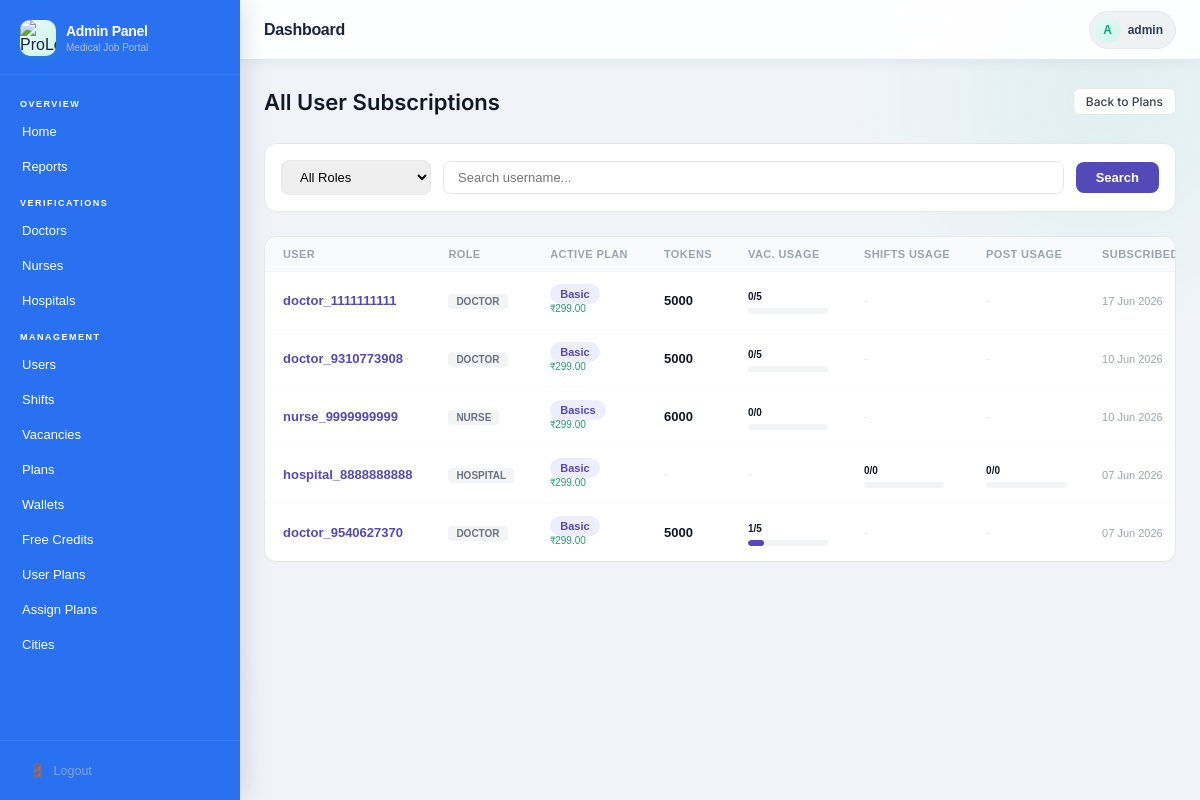
Screenshot of /plans/user-plans/ (signed in) with the database file from the repository.
### users/models.py (models this page shows, shortened)
class CustomUser(AbstractUser):
    ROLE_CHOICES = (
        ('doctor', 'Doctor'),
        ('nurse', 'Nurse'),
        ('hospital', 'Hospital'),
        ('admin', 'Admin'),
    )
    role   = models.CharField(max_length=20, choices=ROLE_CHOICES)
    mobile = models.CharField(max_length=10, unique=True, null=True, blank=True)  # ✅ Unique mobile

### plans/models.py (models this page shows, shortened)
class UserPlan(models.Model):
    user      = models.ForeignKey(User, on_delete=models.CASCADE, related_name='plans')
    plan      = models.ForeignKey(Plan, on_delete=models.SET_NULL, null=True)
    is_active = models.BooleanField(default=True)
    bought_at = models.DateTimeField(auto_now_add=True)
    start_date = models.DateTimeField(null=True, blank=True)
    end_date   = models.DateTimeField(null=True, blank=True)   # None = Lifetime
    vacancy_limit_used = models.PositiveIntegerField(default=0)
    shift_post_used   = models.PositiveIntegerField(default=0)
    vacancy_post_used = models.PositiveIntegerField(default=0)
    class Meta:
        ordering = ['-bought_at']

class Plan(models.Model):
    ROLE_CHOICES = [
        ('doctor',   'Doctor'),
        ('nurse',    'Nurse'),
        ('hospital', 'Hospital'),
    ]
    DURATION_CHOICES = [
        (1,  '1 Month'),
        (2,  '2 Months'),
        (3,  '3 Months'),
        (6,  '6 Months'),
        (12, '12 Months (1 Year)'),
    ]
    TOKEN_MODE_CHOICES = [
        ('disabled',  'No Tokens'),        # tokens feature hi nahi
        ('fixed',     'Fixed Amount'),     # X tokens milenge
        ('unlimited', 'Unlimited'),        # ∞ tokens
    ]
    name        = models.CharField(max_length=100)
    role        = models.CharField(max_length=20, choices=ROLE_CHOICES)
    price       = models.DecimalField(max_digits=10, decimal_places=2)
    description = models.TextField(blank=True)
    is_active   = models.BooleanField(default=True)
    created_at  = models.DateTimeField(auto_now_add=True)
    shift_view_enabled = models.BooleanField(
    default=False,
    help_text="Kya is plan mein Available Shifts dekhne ki permission hai?"
)
    urgent_shift_enabled = models.BooleanField(
    default=False,
    help_text="Dashboard pe urgent shifts dikhenge (shift_view_enabled bhi hona chahiye)"
)
    is_lifetime     = models.BooleanField(
        default=False,
        help_text="Check karo agar plan kabhi expire na ho (Lifetime)"
    )
    duration_months = models.PositiveIntegerField(
    choices=DURATION_CHOICES,
    default=1,
    null=True,      # ← add karo
    blank=True,     # ← add karo
    help_text="Plan kitne mahine ka hai (is_lifetime=False hone par kaam aata hai)"
)
    urgent_shift_post_enabled = models.BooleanField(
    default=False,
    help_text="Kya is plan mein urgent shift post karne ki permission hai?"
)
    token_mode = models.CharField(
        max_length=10,
        choices=TOKEN_MODE_CHOICES,
        default='disabled',
        help_text="disabled=tokens nahi, fixed=X tokens, unlimited=∞ tokens"
    )
    tokens = models.PositiveIntegerField(
        default=0,
        help_text="Sirf token_mode='fixed' hone par use hota hai"
    )
    vacancy_apply_enabled   = models.BooleanField(
        default=False,
        help_text="Kya is plan mein vacancy apply feature ON hai?"
    )
    unlimited_vacancy_apply = models.BooleanField(
        default=False,
        help_text="Unlimited vacancy apply? (vacancy_apply_enabled=True hona chahiye)"
    )
    vacancy_limit           = models.PositiveIntegerField(
        default=0,
        help_text="Kitni vacancies pe apply kar sakta hai (unlimited_vacancy_apply=False hone par)"
    )
    shift_post_enabled   = models.BooleanField(
        default=False,
        help_text="Kya is plan mein shift posting feature ON hai?"
    )
    unlimited_shift_post = models.BooleanField(default=False)
    shift_post_limit     = models.PositiveIntegerField(default=0)
    vacancy_post_enabled   = models.BooleanField(
        default=False,
        help_text="Kya is plan mein vacancy posting feature ON hai?"
    )
    unlimited_vacancy_post = models.BooleanField(default=False)
    vacancy_post_limit     = models.PositiveIntegerField(default=0)
    class Meta:
        ordering = ['role', 'price']

### plans/views.py (the view)
# urls.py: path('user-plans/',                 views.user_plan_list,   name='admin_user_plan_list'),
@login_required
@user_passes_test(is_admin)
def user_plan_list(request):
    role   = request.GET.get('role', '')
    search = request.GET.get('search', '').strip()
    user_plans = UserPlan.objects.select_related('user', 'plan').filter(is_active=True).order_by('-bought_at')
    if role:
        user_plans = user_plans.filter(user__role=role)
    if search:
        user_plans = user_plans.filter(user__username__icontains=search)
    return render(request, 'admin_panel/plans/user_plan_list.html', {
        'user_plans': user_plans, 'role': role, 'search': search,
    })

### plans/context_processors.py (called while the page is built, shortened)
def plan_permissions(request):
    active_plan = get_active_plan(request.user)
    can_view_shifts   = False
    can_view_urgent   = False
    can_apply_vacancy = False
    can_post_shift    = False
    can_post_shift_h   = False
    can_post_vacancy_h = False
    return {
         'ctx_can_view_shifts':    can_view_shifts,
    'ctx_can_view_urgent':    can_view_urgent,
    'ctx_can_apply_vacancy':  can_apply_vacancy,
    'ctx_can_post_shift':     can_post_shift or can_post_shift_h,
    'ctx_can_post_vacancy':   can_post_vacancy_h,
    }

### plans/utils.py (called while the page is built, shortened)
def get_active_plan(user):
    plan = UserPlan.objects.filter(user=user, is_active=True).first()
    if not plan:
        return None

### plans/views.py (called while the page is built)
def is_admin(user):
    return user.is_authenticated and user.is_staff

### admin_panel/templates/admin_panel/plans/user_plan_list.html (shortened to what this page needs)
{% extends 'admin_panel/base.html' %}
{% block content %}
<div class="dash-wrap">
  <div class="top-bar">
    <div class="top-bar-title">All User Subscriptions</div>
    <a href="{% url 'admin_plan_list' %}" class="view-btn">Back to Plans</a>
  </div>
  <div class="filter-card">
    <form method="get" style="display: flex; gap: 12px; flex-wrap: wrap; align-items: center;">
      <select name="role" class="f-input" onchange="this.form.submit()" style="min-width: 150px;">
        <option value="" {% if not role %}selected{% endif %}>All Roles</option>
      </select>
      <input type="text" name="search" class="f-input" placeholder="Search username..." value="{{ search }}" style="flex: 1; min-width: 200px;">
      <button type="submit" class="btn-search">Search</button>
    </form>
  </div>
  <div class="reg-card">
    <div class="desktop-table">
      <table>
        <thead>
          <tr>
            <th>User</th>
            <th>Role</th>
            <th>Active Plan</th>
            {% if not role or role == 'doctor' or role == 'nurse' %}
              <th>Tokens</th>
              <th>Vac. Usage</th>
            {% endif %}
            {% if not role or role == 'hospital' %}
              <th>Shifts Usage</th>
              <th>Post Usage</th>
            {% endif %}
            <th>Subscribed On</th>
          </tr>
        </thead>
        <tbody>
          {% for up in user_plans %}
          <tr>
            <td><strong style="color: #534AB7;">{{ up.user.username }}</strong></td>
            <td><span class="badge-role">{{ up.user.role }}</span></td>
            <td>
              {% if up.plan %}
                <span class="badge-plan">{{ up.plan.name }}</span>
                <div style="font-size: 10px; color: #1D9E75; margin-top: 2px;">₹{{ up.plan.price }}</div>
              {% else %}
                <span style="color: #9ca3af;">No Plan</span>
              {% endif %}
            </td>
            {% if not role or role == 'doctor' or role == 'nurse' %}
              {% if up.user.role != 'hospital' %}
                <td><strong>{{ up.plan.tokens|default:"0" }}</strong></td>
                <td>
                  <span style="font-size: 10px; font-weight: 700;">{{ up.vacancy_limit_used }}/{{ up.plan.vacancy_limit|default:"0" }}</span>
                  <div class="prog-bg">
                    <div class="prog-fill" style="width:{% if up.plan.vacancy_limit %}{% widthratio up.vacancy_limit_used up.plan.vacancy_limit 100 %}{% else %}0{% endif %}%; background: #534AB7;"></div>
                  </div>
                </td>
              {% else %}
                <td style="color: #e5e7eb;">-</td>
                <td style="color: #e5e7eb;">-</td>
              {% endif %}
            {% endif %}
            {% if not role or role == 'hospital' %}
              {% if up.user.role == 'hospital' %}
                <td>
                  <span style="font-size: 10px; font-weight: 700;">{{ up.shift_post_used }}/{{ up.plan.shift_post_limit|default:"0" }}</span>
                  <div class="prog-bg">
                  </div>
                </td>
                <td>
                  <span style="font-size: 10px; font-weight: 700;">{{ up.vacancy_post_used }}/{{ up.plan.vacancy_post_limit|default:"0" }}</span>
                  <div class="prog-bg">
                  </div>
                </td>
              {% else %}
                <td style="color: #e5e7eb;">-</td>
                <td style="color: #e5e7eb;">-</td>
              {% endif %}
            {% endif %}
            <td style="color: #9ca3af; font-size: 11px;">{{ up.bought_at|date:"d M Y" }}</td>
          </tr>
          {% empty %}
          <tr>
            <td colspan="10" style="text-align: center; padding: 60px; color: #9ca3af;">
              No subscription records found.
            </td>
          </tr>
          {% endfor %}
        </tbody>
      </table>
    </div>
  </div>
</div>
{% endblock %}

### admin_panel/templates/admin_panel/base.html (shortened to what this page needs)
{% load static %}
<!DOCTYPE html>
<html lang="hi">
<head>
</head>
<body>
<aside class="sidebar" id="sidebar">
  <div class="sidebar-brand">
      <div class="logo-icon">
        <img src="{% static 'users/images/Black_and_White_Circular_Art___Design_Logo-removebg-preview.png' %}"
          alt="ProLocum Logo">
      </div>
    <div class="brand-text">
      <h1>Admin Panel</h1>
      <p>Medical Job Portal</p>
    </div>
  </div>
  <nav class="sidebar-nav">
    <div class="nav-section-label">Overview</div>
    <a href="{% url 'admin_dashboard' %}" class="nav-link {% if request.resolver_match.url_name == 'admin_dashboard' %}active{% endif %}">
   Home
    </a>
    <a href="{% url 'admin_reports' %}" class="nav-link {% if request.resolver_match.url_name == 'admin_reports' %}active{% endif %}">
Reports
    </a>
    <div class="nav-section-label">Verifications</div>
    <a href="{% url 'admin_applications' %}?role=doctor&status=pending" class="nav-link">
     Doctors
    </a>
    <a href="{% url 'admin_applications' %}?role=nurse&status=pending" class="nav-link">
   Nurses
    </a>
    <a href="{% url 'admin_applications' %}?role=hospital&status=pending" class="nav-link">
       Hospitals
    </a>
    <div class="nav-section-label">Management</div>
    <a href="{% url 'admin_user_list' %}" class="nav-link {% if request.resolver_match.url_name == 'admin_user_list' %}active{% endif %}">
       Users
    </a>
    <a href="{% url 'admin_shift_list' %}" class="nav-link {% if request.resolver_match.url_name == 'admin_shift_list' %}active{% endif %}">
       Shifts
    </a>
    <a href="{% url 'admin_vacancy_list' %}" class="nav-link {% if request.resolver_match.url_name == 'admin_vacancy_list' %}active{% endif %}">
       Vacancies
    </a>
    <a href="{% url 'admin_plan_list' %}" class="nav-link ">
       Plans
    </a>
    <a href="{% url 'admin_wallet_list' %}" class="nav-link ">
       Wallets
    </a>
    <a href="{% url 'admin_default_credits' %}" class="nav-link ">
       Free Credits
    </a>
<a href="{% url 'admin_user_plan_list' %}" class="nav-link ">
    User Plans
</a>
<a href="{% url 'admin_all_users_plan' %}" class="nav-link">
    Assign Plans
</a>
<a href="{% url 'admin_city_list' %}" class="nav-link {% if request.resolver_match.url_name == 'admin_city_list' %}active{% endif %}">
     Cities
</a>
  </nav>
  <div class="sidebar-footer">
    <a href="{% url 'logout' %}"><span>🚪</span> Logout</a>
  </div>
</aside>
<main class="main">
  <div class="topbar">
    <div class="topbar-left">
      <span class="topbar-title">{% block page_title %}Dashboard{% endblock %}</span>
    </div>
    <div class="topbar-right">
      <div class="user-chip">
        <div class="user-avatar">{{ request.user.username|first|upper }}</div>
        <span class="user-name">{{ request.user.username }}</span>
      </div>
    </div>
  </div>
  <div class="content">
    {% block content %}{% endblock %}
  </div>
</main>
</body>
</html>

### admin_panel/templates/admin_panel/plans/user_plan_list.html (style rules this page uses)
.dash-wrap { padding: 4px 0 32px; font-family: 'Inter', sans-serif; }
.top-bar { display: flex; align-items: center; justify-content: space-between; margin-bottom: 28px; }
.top-bar-title { font-size: 22px; font-weight: 600; color: #111827; margin: 0; }
.filter-card { background: #fff; border: 1px solid #e5e7eb; border-radius: 12px; padding: 16px; margin-bottom: 24px; box-shadow: 0 1px 3px rgba(0,0,0,0.02); }
.f-input { padding: 8px 14px; border-radius: 8px; border: 1px solid #e5e7eb; font-size: 13px; outline: none; transition: border-color 0.15s; }
.btn-search { background: #534AB7; color: #fff; border: none; padding: 8px 20px; border-radius: 8px; font-size: 13px; font-weight: 600; cursor: pointer; }
.reg-card { background: #fff; border: 1px solid #e5e7eb; border-radius: 12px; overflow: hidden; box-shadow: 0 1px 3px rgba(0,0,0,0.02); }
.desktop-table { width: 100%; overflow-x: auto; }
.desktop-table table { width: 100%; border-collapse: collapse; }
.desktop-table th { font-size: 11px; font-weight: 700; color: #9ca3af; text-transform: uppercase; letter-spacing: .4px; padding: 11px 18px; text-align: left; border-bottom: 1px solid #f3f4f6; white-space: nowrap; }
.desktop-table td { padding: 14px 18px; font-size: 13px; color: #111827; border-bottom: 1px solid #f9fafb; vertical-align: middle; }
.prog-bg { background: #f3f4f6; border-radius: 10px; height: 6px; width: 80px; margin-top: 5px; overflow: hidden; }
.prog-fill { height: 100%; border-radius: 10px; }
.badge-plan { font-size: 11px; font-weight: 600; padding: 4px 10px; border-radius: 99px; background: #EEEDFE; color: #534AB7; }
.badge-role { font-size: 10px; font-weight: 700; text-transform: uppercase; padding: 2px 8px; border-radius: 4px; background: #f3f4f6; color: #6b7280; }
.view-btn { font-size: 12px; font-weight: 500; padding: 5px 12px; border-radius: 7px; border: 1px solid #e5e7eb; background: #fff; color: #374151; text-decoration: none; }

### rows the page displays
CustomUser: user.username|first "A", user.username "admin"
UserPlan: user.username "doctor_1111111111", user.role "DOCTOR", plan.name "Basic", plan.price "299.00", plan.tokens "5000", vacancy_limit_used "0", plan.vacancy_limit "5", bought_at "17 Jun 2026"
UserPlan: user.username "doctor_9310773908", user.role "DOCTOR", plan.name "Basic", plan.price "299.00", plan.tokens "5000", vacancy_limit_used "0", plan.vacancy_limit "5", bought_at "10 Jun 2026"
UserPlan: user.username "nurse_9999999999", user.role "NURSE", plan.name "Basics", plan.price "299.00", plan.tokens "6000", vacancy_limit_used "0", plan.vacancy_limit "0", bought_at "10 Jun 2026"
UserPlan: user.username "hospital_8888888888", user.role "HOSPITAL", plan.name "Basic", plan.price "299.00", shift_post_used "0", plan.shift_post_limit "0", vacancy_post_used "0", plan.vacancy_post_limit "0", bought_at "07 Jun 2026"
UserPlan: user.username "doctor_9540627370", user.role "DOCTOR", plan.name "Basic", plan.price "299.00", plan.tokens "5000", vacancy_limit_used "1", plan.vacancy_limit "5", bought_at "07 Jun 2026"
